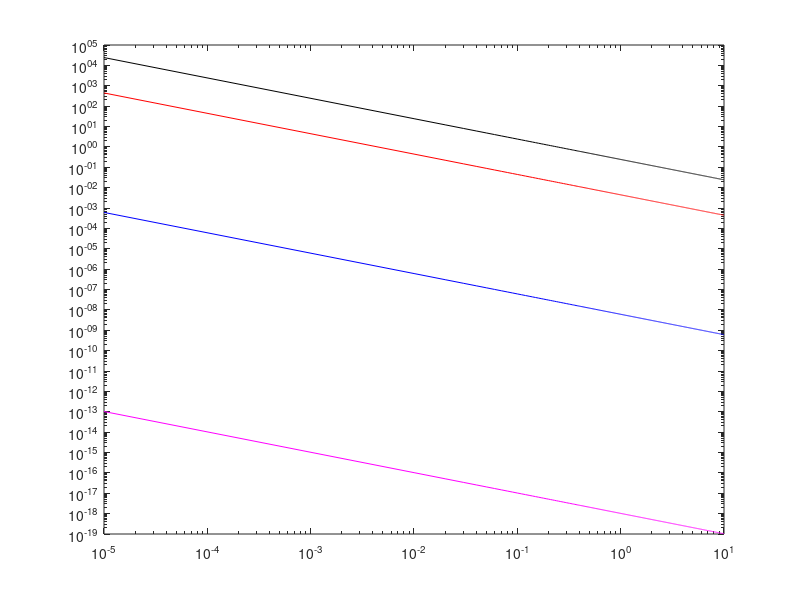

This chart was generated by the following MATLAB code:
clear all;
g = @(x,s) 1/(s*sqrt(2*pi)) .* exp(-(x.^2)/(2*s^2));

s_range = 1e-5:0.01:10;
s_results = nan(numel(s_range),4);
i = 0;

for s=s_range
    i = i+1;
    s_results(i,1) = g(1*s,s);
    s_results(i,2) = g(3*s,s);
    s_results(i,3) = g(6*s,s);
    s_results(i,4) = g(9*s,s);
end

close all;
figure;
loglog(s_range, s_results(:,1), 'k'); hold on;
loglog(s_range, s_results(:,2), 'r');
loglog(s_range, s_results(:,3), 'b');
loglog(s_range, s_results(:,4), 'm');